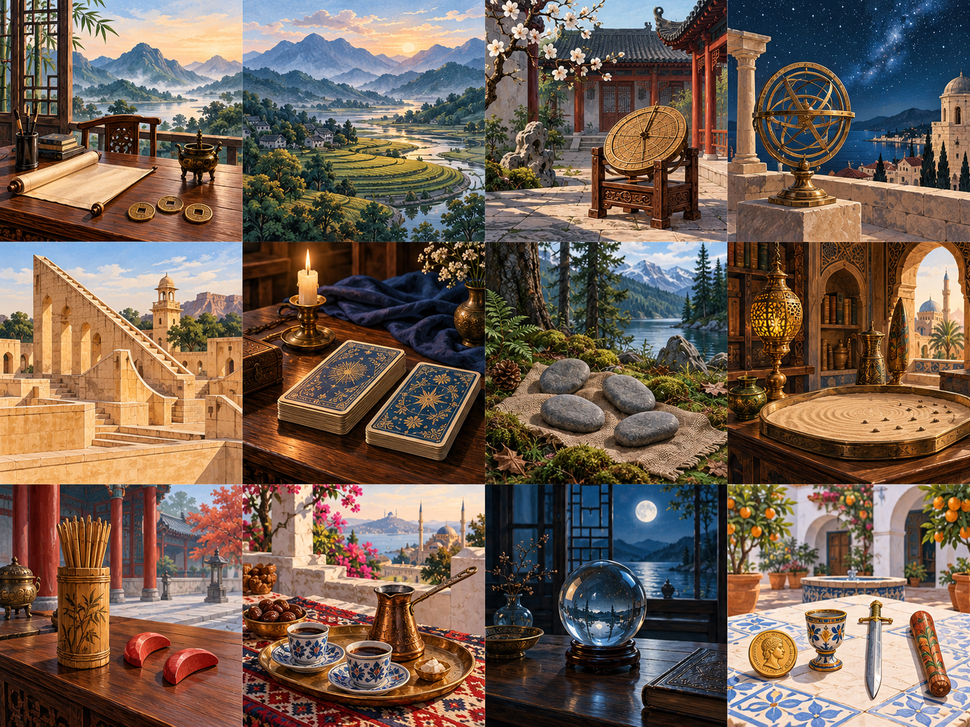
#> input picture atlas/packages/method-data/assets/culture/source-sheet.png, 970 x 727 px, shrunk from 1448 x 1086 before the run
$ python slice-culture-atlas.py ../packages/method-data/assets/culture/source-sheet.png
#> lines starting #> are read from the running program, lines starting #| are printed output that depends on the picture
"""Crop the approved 4x3 sheet without enlargement. Keep text/symbols native in UI."""
from PIL import Image
from pathlib import Path
import sys, json, shutil
root=Path(__file__).resolve().parents[1]
source=Path(sys.argv[1]);dest=root/'packages/method-data/assets/culture';dest.mkdir(parents=True,exist_ok=True)
existing=dest/'manifest.json'
if existing.exists() and json.loads(existing.read_text()).get('version',1)>=2:
 raise SystemExit('Version 2 uses independent images. The source sheet is only a preview; do not slice it over final assets.')
im=Image.open(source).convert('RGB');w,h=im.size
#> further down, im is the input picture: PIL image 970x727 RGB; mean R, G, B 115, 96.2, 83.2
#> after `w, h = im.size`: w = 970; h = 727
names=['study','earth','courtyard','western','vedic','cards','runes','sand','ritual','coffee','reflection','spain']
manifest=[]
for i,name in enumerate(names):
 x=i%4;y=i//4;box=(round(x*w/4),round(y*h/3),round((x+1)*w/4),round((y+1)*h/3))
 tile=im.crop(box);p=dest/(name+'.webp');tile.save(p,'WEBP',quality=90,method=6)
 manifest.append({'id':name,'width':tile.width,'height':tile.height,'bytes':p.stat().st_size,'crop':box,'maxDisplayWidthAt2x':tile.width//2})
#> this loop made 12 passes
#> pass 1, `tile = im.crop(box)`:
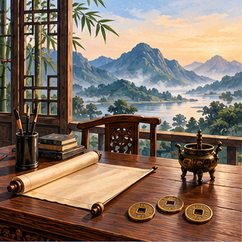
#> tile: PIL image 242x242 RGB; mean R, G, B 133, 114.4, 99.4
#> pass 2, `tile = im.crop(box)`:
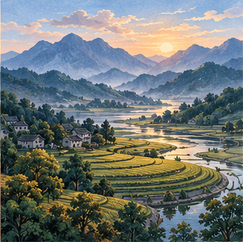
#> tile: PIL image 243x242 RGB; mean R, G, B 111.6, 118.8, 117.3
#> pass 3, `tile = im.crop(box)`:
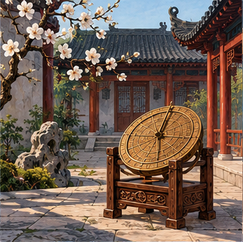
#> tile: PIL image 243x242 RGB; mean R, G, B 113.1, 94.2, 82.8
#> after the loop:
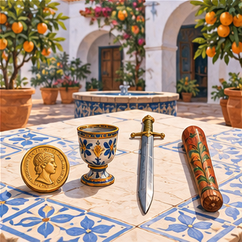
#> tile: PIL image 242x242 RGB; mean R, G, B 167.4, 146.2, 130
#> after the loop, manifest = 12 items
shutil.copyfile(source,dest/'source-sheet.png')
(dest/'manifest.json').write_text(json.dumps({'sourceSize':[w,h],'artType':'AI-created cultural illustration; not historical evidence','tiles':manifest},ensure_ascii=False,indent=2)+'\n')
print(im.size,'tiles',len(manifest),'total bytes',sum(x['bytes'] for x in manifest))
#| (970, 727) tiles 12 total bytes 317688

$ run again, with atlas/packages/method-data/assets/culture/courtyard.webp saved as atlas/packages/method-data/assets/culture/source-sheet.png
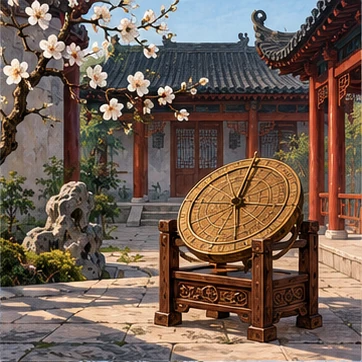
#> input picture atlas/packages/method-data/assets/culture/courtyard.webp, 362 x 362 px
#> im is the input picture: PIL image 362x362 RGB; mean R, G, B 113.2, 94.4, 83.1
#> the loop `for i,name in enumerate(names):` made 12 passes
#> pass 1, `tile = im.crop(box)`:
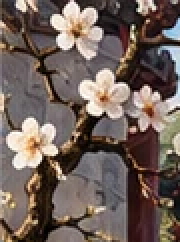
#> tile: PIL image 90x121 RGB (shown 2 times larger); mean R, G, B 112.8, 97.7, 90.5
#> after the loop `for i,name in enumerate(names):`:
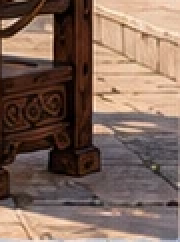
#> tile: PIL image 90x121 RGB (shown 2 times larger); mean R, G, B 127.5, 103.1, 90.7
#> after the loop `for i,name in enumerate(names):`: manifest = 12 items
#| (362, 362) tiles 12 total bytes 60036

$ run again, with atlas/packages/method-data/assets/culture/earth.webp saved as atlas/packages/method-data/assets/culture/source-sheet.png
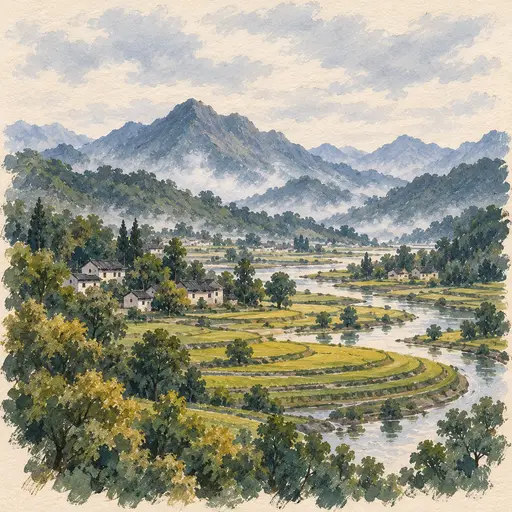
#> input picture atlas/packages/method-data/assets/culture/earth.webp, 512 x 512 px
#> im is the input picture: PIL image 512x512 RGB; mean R, G, B 157.4, 156.4, 139.6
#> the loop `for i,name in enumerate(names):` made 12 passes
#> pass 1, `tile = im.crop(box)`:
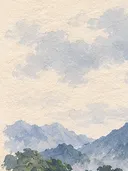
#> tile: PIL image 128x171 RGB; mean R, G, B 209.6, 205, 198.7
#> after the loop `for i,name in enumerate(names):`:
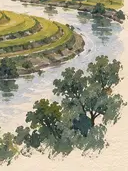
#> tile: PIL image 128x171 RGB; mean R, G, B 159.1, 155.4, 132.3
#> after the loop `for i,name in enumerate(names):`: manifest = 12 items
#| (512, 512) tiles 12 total bytes 95402
